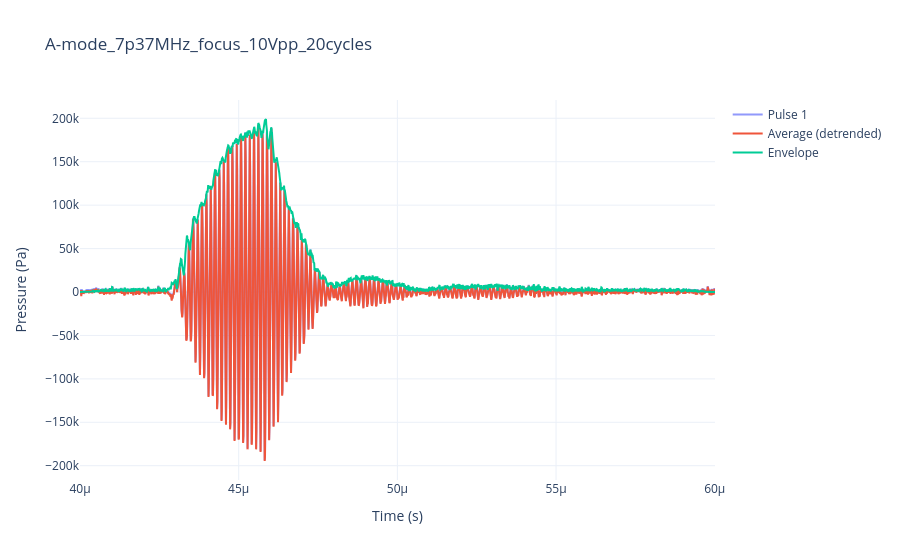

The notebook cell saved with this chart:
### Code cell
# Overlay the selected pulse and saved average in Pa.
import plotly.graph_objects as go

fig = go.Figure()
fig.add_scatter(x=pulse["Time_s"], y=pulse["Amplitude_Pa"],
                mode="lines", name="Pulse 1", opacity=0.7)
fig.add_scatter(x=average["Time_s"], y=average["Average_Detrended_Amplitude_Pa"],
                mode="lines", name="Average (detrended)")
fig.add_scatter(x=average["Time_s"], y=average["A_Mode_Envelope_Pa"],
                mode="lines", name="Envelope")
fig.update_layout(title=measurement, xaxis_title="Time (s)",
                  yaxis_title="Pressure (Pa)", template="plotly_white",
                  hovermode="x unified")
fig.show()

### Figure 1 — Plotly figure (JSON) as saved in the notebook; plotly's stock layout.template omitted (floating-point values rounded to 4 significant figures; data arrays with more than 128 entries replaced by an {"elided": "..."} marker saying what was removed)
{"data": [{"mode": "lines", "name": "Pulse 1", "opacity": 0.7, "type": "scatter", "x": {"elided": "2002 float values"}, "y": {"elided": "2002 float values"}}, {"mode": "lines", "name": "Average (detrended)", "type": "scatter", "x": {"elided": "2002 float values"}, "y": {"elided": "2002 float values"}}, {"mode": "lines", "name": "Envelope", "type": "scatter", "x": {"elided": "2002 float values"}, "y": {"elided": "2002 float values"}}], "layout": {"hovermode": "x unified", "title": {"text": "A-mode_7p37MHz_focus_10Vpp_20cycles"}, "xaxis": {"title": {"text": "Time (s)"}}, "yaxis": {"title": {"text": "Pressure (Pa)"}}}}
